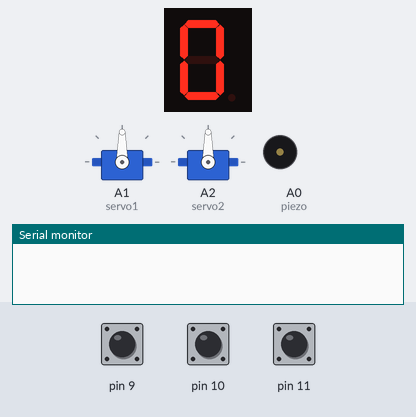
A sketch run on a simulated Arduino Uno, built with avr-gcc and run on an emulated ATmega328P. Parts: 1-digit seven-segment display, 2 × servo, buzzer (waves = sounding), the last lines printed to the serial monitor. Wiring (inferred from the names in the program): 1-digit 7-segment display, segments lit when HIGH: segments pin 2, pin 3, pin 4, pin 5, pin 6, pin 7, pin 8. The inputs (shaded band) are chosen by the test bench; at power-on: pin 11 HIGH, pin 10 HIGH, pin 9 HIGH. The segment pins are drawn as the display they are named for.

Above: at 0.1 s.
1.4 s: pin 11 pulled LOW for 1 s
At 2.55 s:
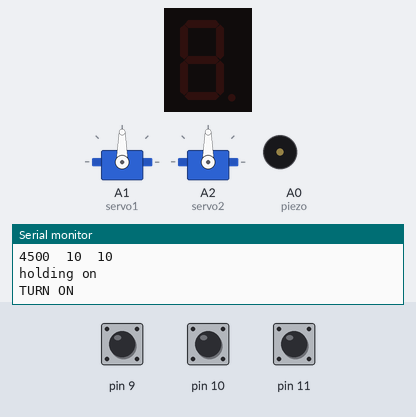
3.9 s: pin 10 pulled LOW for 3.2 s
At 8.2 s:
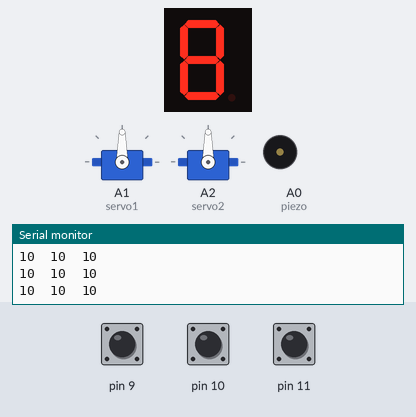
8.6 s: pin 10 pulled LOW for 0.15 s
At 9.5 s:
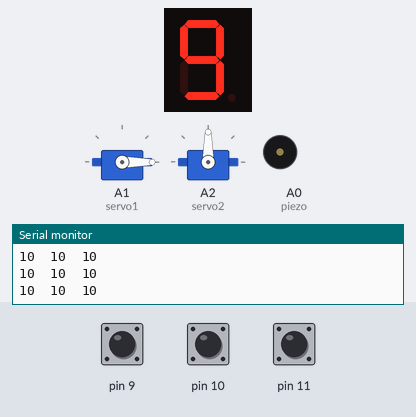
10.5 s: pin 11 pulled LOW for 3.2 s
At 14.6 s:
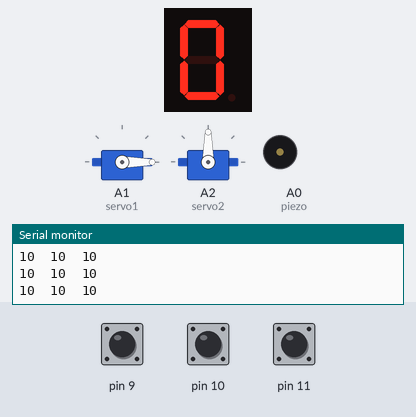
Timing chart, 0 to 16.1 s (numbered marks = the images above; inputs shaded):
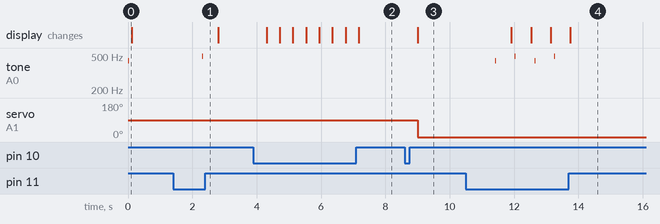

Measured:
- after the input at 1.4 s, tone on A0 (piezo): silent → 494 Hz after 0.90 s, → silent 0.01 s later
- after the input at 3.9 s, the display: first changes after 0.41 s (image 2 shows a later state)
- after the input at 8.6 s, servo on A1 (servo1): 90° → 0° after 0.41 s; the display: changes after 0.41 s (image 3)
- after the input at 10.5 s, tone on A0 (piezo): plays 440 Hz for 0.01 s, 494 Hz for 0.01 s, 440 Hz for 0.01 s, 494 Hz for 0.01 s, starting after 0.92 s; the display: first changes after 1.4 s (image 4 shows a later state)

The sketch:

herd_v0_needsCapTouch.ino
```cpp
#include <Servo.h>
#include <CapacitiveSensor.h>


// pins for segment display (1 digit)
const int a=2,
          b=3,
          c=4,
          d=5,
          e=6,
          f=7,
          g=8;

// touch sensors
CapacitiveSensor buttonOnOff = CapacitiveSensor(12,11); //pin 11 is sensor = button
CapacitiveSensor buttonPlus = CapacitiveSensor(A3,10); //pin 10 is sensor = button
CapacitiveSensor buttonMinus = CapacitiveSensor(A5,9); //pin 9 is sensor = button

// buzzer pin
const int piezo = A0;

// servos
Servo servo1;
int servo1Pos;
Servo servo2;
int servo2Pos;

// sensor value variables
long valOnOff;
long valPlus;
long valMinus;
// threshold for button press recognition
const int threshold = 700;

bool active;

// datatype returned by millis()
unsigned long startTime;
unsigned long duration;

// static --> is defined once but keeps last value in next loop, no reset to initial value
static int dispNumber = 0;
bool isOn;
static bool holdingOnOff = false;

// riddle for number code "recipe"
unsigned long cookingTime;
unsigned long cookingDuration;
bool riddleHasStarted = false;

void setup()
{
  Serial.begin(9600);

  // segment display
  for (int i=2; i<9; i++) {
  	pinMode(i, OUTPUT);
  }

  // piezo
  pinMode(piezo, OUTPUT);
  tone(piezo, 440, 10); // play tone to test if it is working

  // servo
  servo1.attach(A1);
  servo1Pos = 90;
  servo2.attach(A2);
  servo2Pos = 90;
  servo1.write(servo1Pos);
  servo2.write(servo2Pos);

  // sensors
  // pinMode(A1, OUTPUT);
  // pinMode(A3, OUTPUT);
  // pinMode(A5, OUTPUT);
  // pinMode(A2, INPUT);
  // pinMode(A4, INPUT);
  // pinMode(A6, INPUT);


  digitalWrite(a,1);
  digitalWrite(b,1);
  digitalWrite(c,1);
  digitalWrite(d,1);
  digitalWrite(e,1);
  digitalWrite(f,1);
  digitalWrite(g,0);

  delay(100);

  isOn = false;
}


void numToDisp(int x) {

  switch(x) {

    case 0:
    zero();
    break;

    case 1:
    one();
    break;

    case 2:
    two();
    break;

    case 3:
    three();
    break;

    case 4:
    four();
    break;

    case 5:
    five();
    break;

    case 6:
    six();
    break;

    case 7:
    seven();
    break;

    case 8:
    eight();
    break;

    case 9:
    nine();
    break;

  }
}

// common cathode vs common anode display --> would have to use 0 as HIGH and 1 as LOW otherwise
void off() {

  digitalWrite(a,0);
  digitalWrite(b,0);
  digitalWrite(c,0);
  digitalWrite(d,0);
  digitalWrite(e,0);
  digitalWrite(f,0);
  digitalWrite(g,0);

}

void zero() {

  digitalWrite(a,1);
  digitalWrite(b,1);
  digitalWrite(c,1);
  digitalWrite(d,1);
  digitalWrite(e,1);
  digitalWrite(f,1);
  digitalWrite(g,0);
}

void one() {

  digitalWrite(a,0);
  digitalWrite(b,1);
  digitalWrite(c,1);
  digitalWrite(d,0);
  digitalWrite(e,0);
  digitalWrite(f,0);
  digitalWrite(g,0);
}

void two() {

  digitalWrite(a,1);
  digitalWrite(b,1);
  digitalWrite(c,0);
  digitalWrite(d,1);
  digitalWrite(e,1);
  digitalWrite(f,0);
  digitalWrite(g,1);

}

void three() {

  digitalWrite(a,1);
  digitalWrite(b,1);
  digitalWrite(c,1);
  digitalWrite(d,1);
  digitalWrite(e,0);
  digitalWrite(f,0);
  digitalWrite(g,1);
}

void four() {

  digitalWrite(a,0);
  digitalWrite(b,1);
  digitalWrite(c,1);
  digitalWrite(d,0);
  digitalWrite(e,0);
  digitalWrite(f,1);
  digitalWrite(g,1);

}

void five() {

  digitalWrite(a,1);
  digitalWrite(b,0);
  digitalWrite(c,1);
  digitalWrite(d,1);
  digitalWrite(e,0);
  digitalWrite(f,1);
  digitalWrite(g,1);
}

void six() {

  digitalWrite(a,1);
  digitalWrite(b,0);
  digitalWrite(c,1);
  digitalWrite(d,1);
  digitalWrite(e,1);
  digitalWrite(f,1);
  digitalWrite(g,1);

}

void seven() {

  digitalWrite(a,1);
  digitalWrite(b,1);
  digitalWrite(c,1);
  digitalWrite(d,0);
  digitalWrite(e,0);
  digitalWrite(f,0);
  digitalWrite(g,0);

 servo2Pos = 180;

}

void eight() {

  digitalWrite(a,1);
  digitalWrite(b,1);
  digitalWrite(c,1);
  digitalWrite(d,1);
  digitalWrite(e,1);
  digitalWrite(f,1);
  digitalWrite(g,1);

}

void nine() {

  digitalWrite(a,1);
  digitalWrite(b,1);
  digitalWrite(c,1);
  digitalWrite(d,1);
  digitalWrite(e,0);
  digitalWrite(f,1);
  digitalWrite(g,1);

}


void loop() {

  // check sensor values
  valOnOff =  buttonOnOff.capacitiveSensor(30);
  valPlus = buttonPlus.capacitiveSensor(30);
  valMinus = buttonMinus.capacitiveSensor(30);

  Serial.print(valOnOff);
  Serial.print("\t");
  Serial.print(valPlus);
  Serial.print("\t");
  Serial.println(valMinus);

  // start holding the on/off button
  if (valOnOff > threshold && holdingOnOff == false) {
    startTime = millis();
    holdingOnOff = true;
    Serial.println("START holding");
  }
  // releasing the on/off button
  else if (valOnOff < threshold && holdingOnOff == true) {
    holdingOnOff = false;
    Serial.println("END holding");
  }

  if (holdingOnOff == true) {
    duration = millis() - startTime;
    Serial.println("holding on");

    // long hold
    if (duration >= 800) {
      // einschalten
      if(isOn == false) {
        Serial.println("TURN ON");
      	tone(piezo, 494, 10); // play tone (B4 = 494 Hz)
        delay(500);
      }
      // ausschalten
      else {
        Serial.println("TURN OFF");
        tone(piezo, 440, 10); // play tone (A4 = 440 Hz)
        delay(500);
      }
      isOn = !isOn;
      duration = 0;
    }
  }

  if (isOn == true) {
    // minus-button gedrückt & nicht weniger als 0 anzeigen
    if (valMinus > threshold && dispNumber !=0) {
      Serial.println("---");
      dispNumber = dispNumber-1;
      delay(300);
    }

    // plus-button gedrückt & nicht mehr als 9 anzeigen
    if (valPlus > threshold && dispNumber !=9) {
      Serial.println("+++");

      // wenn von 8 auf 9 hinaufgeschaltet wird, starte code-rätsel
      if (dispNumber == 8) {
        cookingTime = millis();
      }

      dispNumber = dispNumber+1;
      delay(300);
    }

    numToDisp(dispNumber);

    // "rezept": mind 10 sek auf stärkster hitze kochen, dann auf mittlere hitze zurückschalten
    if (dispNumber == 9) {
      servo1Pos = 0;
      servo1.write(servo1Pos);
      cookingDuration = millis()-cookingTime;

      if (cookingDuration > 10000) {
        riddleHasStarted = true;
      }
    }

    if (riddleHasStarted && dispNumber == 5) {
      servo2Pos = 180;
      servo2.write(servo2Pos);
    }

  }
  else {

  	off();
    dispNumber = 0;

  }

  delay(100);
}
```
